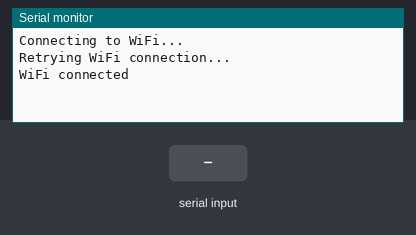
A sketch run on a simulated ESP32. Parts: the last lines printed to the serial monitor. The inputs (shaded band) are chosen by the test bench. WiFi joins after 1.5 s; servers stay silent unless stated.

Above: at 6.2 s.
6.3 s: "1\n" received over the second serial link
At 6.8 s:
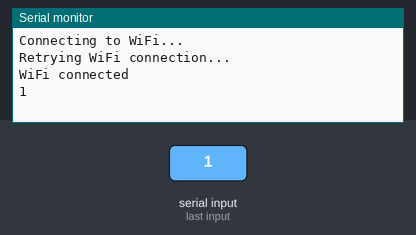
7.8 s: "0\n" received over the second serial link
At 9.0 s:
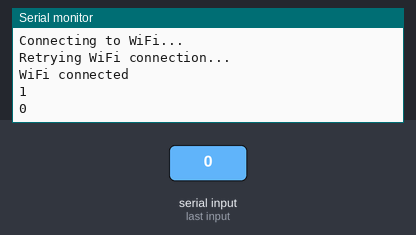
9.3 s: "2\n" received over the second serial link
At 10.2 s:
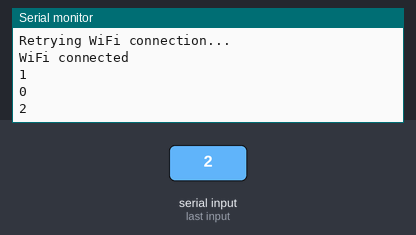

The sketch:

ESP_Slave.ino
```cpp
#include <SPI.h>
#include <WiFi.h>
#include <WiFiUdp.h>
#include <ArduinoJson.h>

JsonDocument doc;

char ssid[] = "NETGEAR32";          // your network SSID (name)
char pass[] = "breezybreeze113";   // your network password

unsigned int localPort = 4290;      // Local port to listen on

char serverIP[] = "192.168.1.4";    // IP address of the Arduino server
unsigned int serverPort = 4292;     // Port of the Arduino server
char packetBuffer2[255];

WiFiUDP udp;

void setup() {
  Serial.begin(115200);
  Serial1.begin(115200, SERIAL_8N1, 16, 17);
  while (!Serial) {
    ; // Wait for Serial to be ready
  }

  Serial.println("Connecting to WiFi...");
  connectToWiFi();  // Connect to WiFi network
  Serial.println("WiFi connected");
}

void loop() {
  // Handle Serial1 data if available

  if (Serial1.available()) { // wait until there is information recived from the Serial1 port
    String packetBuffer1 = Serial1.readStringUntil('\n'); // parse the information through the use of newline characters
    udp.beginPacket(serverIP, serverPort);  // Begin sending data to server
    udp.write((uint8_t*)packetBuffer1.c_str(), 255);
    udp.endPacket();  // End sending data
    Serial.println(packetBuffer1);
  }

  int packetSize = udp.parsePacket(); // await awknowledgement from the server that the JSON object was recieved
  if (packetSize) {
    udp.read(packetBuffer2, 255);
    Serial.print("Received from server: ");
    Serial.println(packetBuffer2);
  }
}

void connectToWiFi() {
  WiFi.begin(ssid, pass);  // Connect to WiFi network
  while (WiFi.status() != WL_CONNECTED) {
    delay(5000);
    Serial.println("Retrying WiFi connection...");
  }
}
```

Measured:
- after the input at 6.3 s, the serial monitor: prints a new line at once (image 1)
- after the input at 7.8 s, the serial monitor: prints a new line at once (image 2)
- after the input at 9.3 s, the serial monitor: prints a new line at once (image 3)
